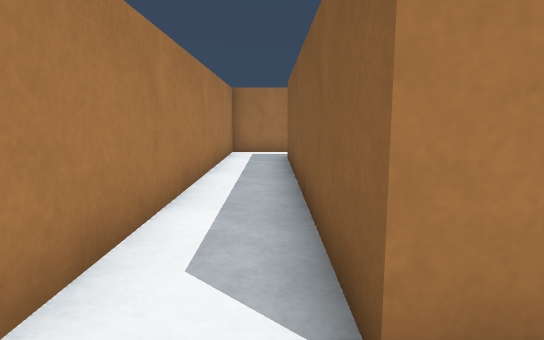
View 1 (above)

24 first-person views from a walk through a world built for the Webots simulator. The camera is 0.06 m above the floor, tilts 8° down and sees 75° across. The floor is counted in squares, 0.05 m on a side. Each view is taken from the middle of a square. On the plan, view 1 faces up. The plan holds only what a view shows up to about 14 squares ahead; the rest is blank. The place goes on beyond the plan. Robots are left out.

View 2
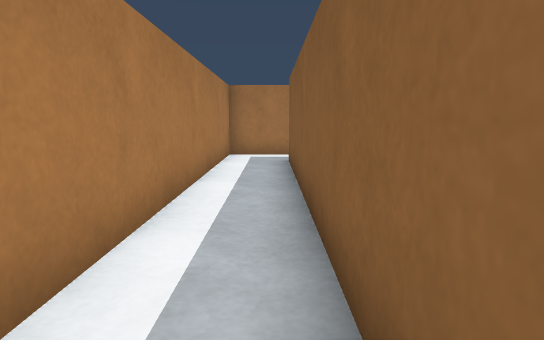

View 3
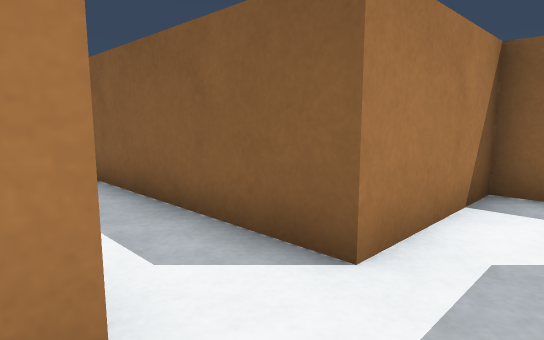

View 4
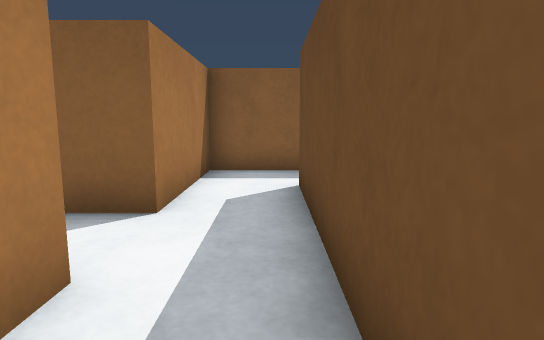

View 5
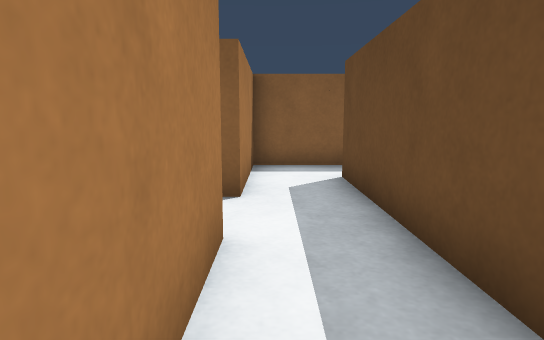

View 6
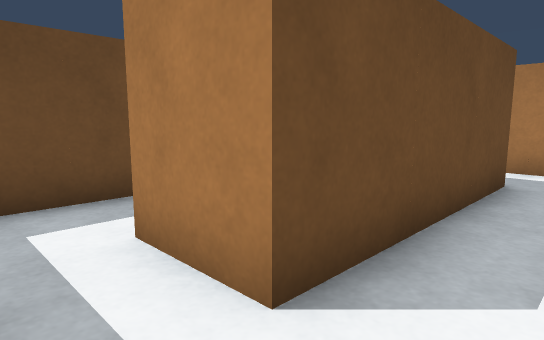

View 7
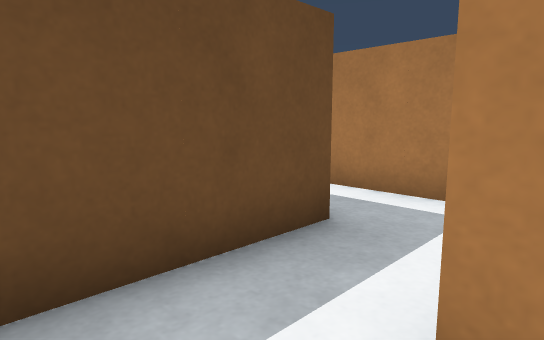

View 8
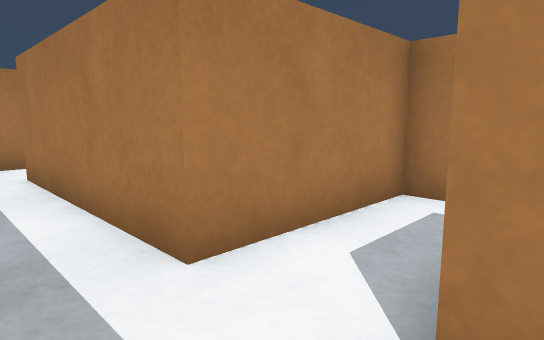

View 9
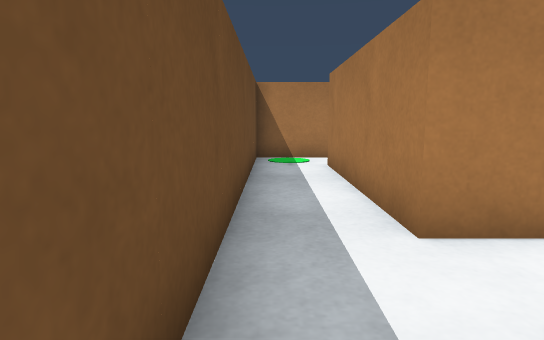

View 10
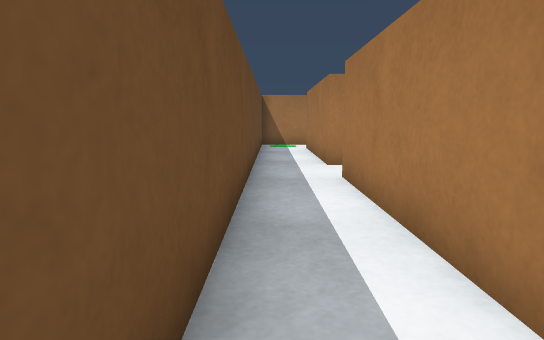

View 11
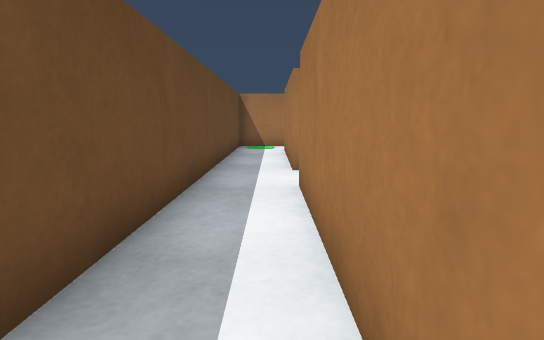

View 12
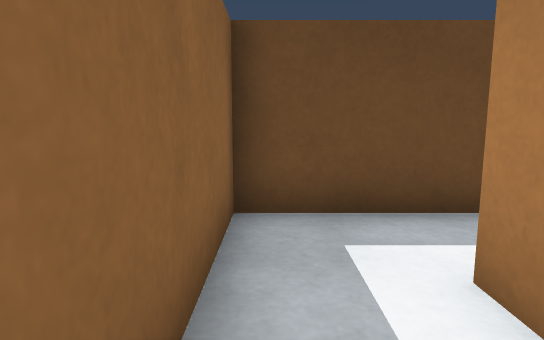

View 13
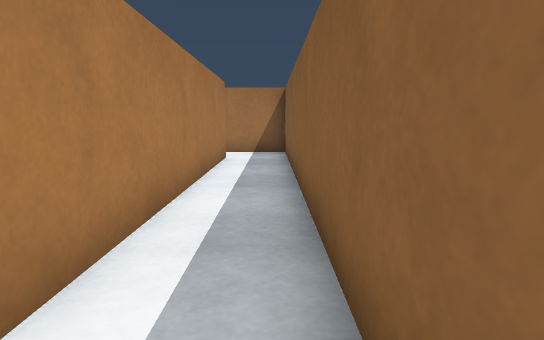

View 14
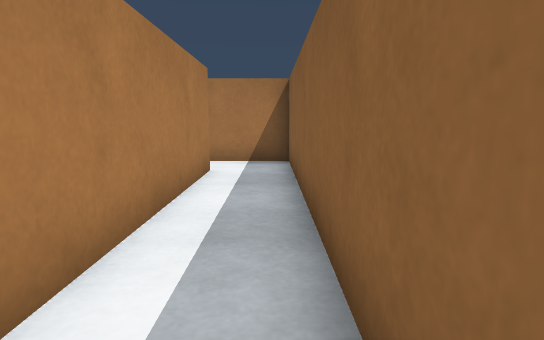

View 15
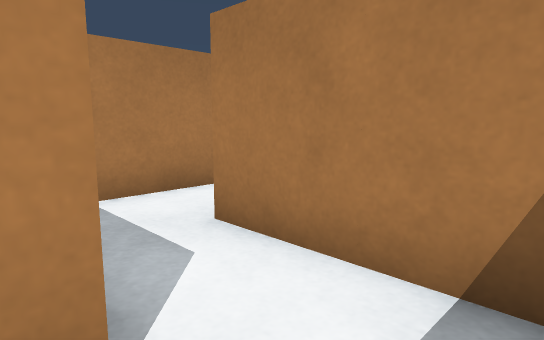

View 16
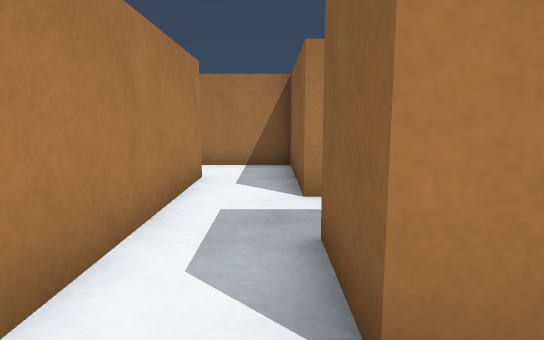

View 17
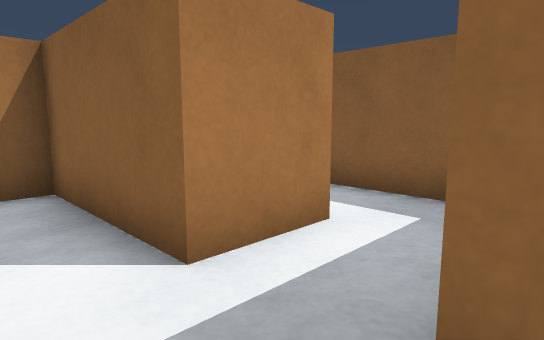

View 18
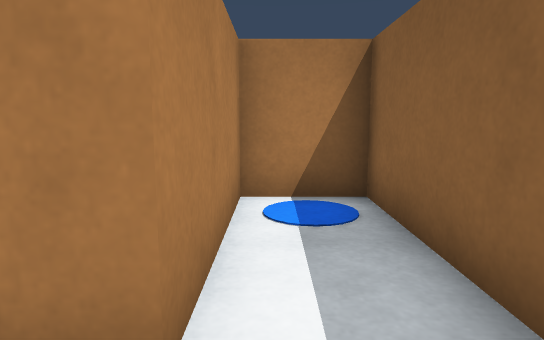

View 19
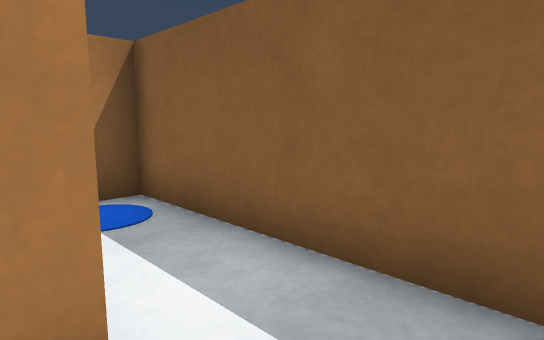

View 20
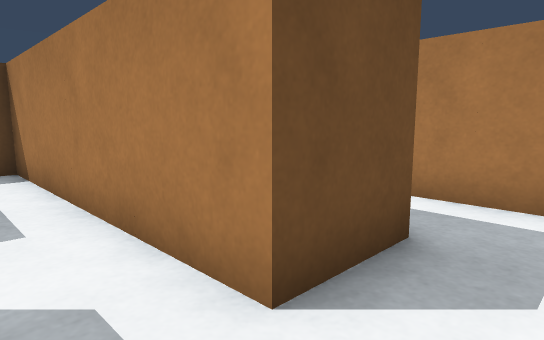

View 21
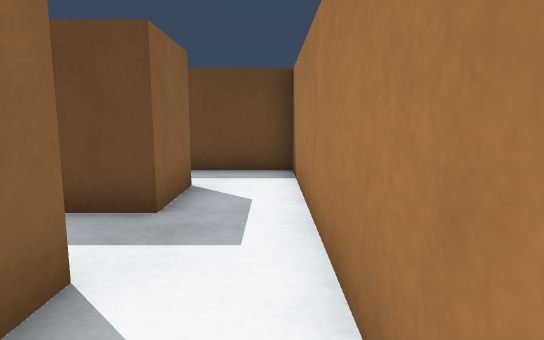

View 22
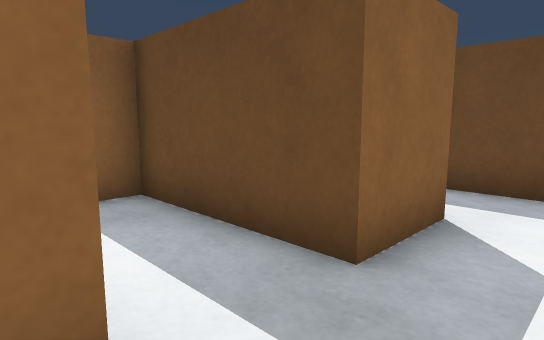

View 23
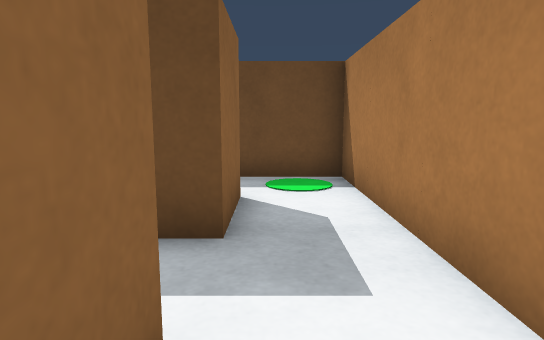

View 24
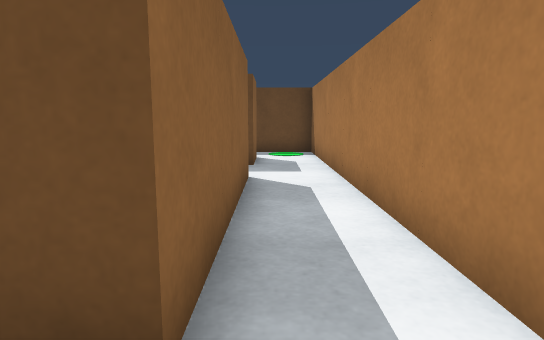

### Floor plan
Points are (right, up) in squares from view 1. A wall is a line through its corners. A room is listed if a view was taken in it or the views show most of it. See-through windows are left out.
Room 1 (views 1, 2, 3, 4, 5, 6, 7, 8, 9, 10, 11, 12, 13, 14, 15, 16, 17, 18, 19, 20, 21, 22, 23, 24)
walls: (-1.4, 1.5) (-4.5, 1.5); (-3.6, -0.5) (2.5, -0.5) (2.5, -2.5); (-0.8, -2.5) (-1.5, -2.5) (-1.5, -6.5) (-7.5, -6.5) (-7.5, -4.5) (-6.8, -4.5); (-5.5, -0.1) (-5.5, -1); (4.5, -1) (4.5, 1.5) (0.5, 1.5) (0.5, 11.5) (2.5, 11.5) (2.5, 3.5) (5.2, 3.5); (0.4, -4.5) (3.8, -4.5); (6.5, 3.6) (6.5, -6.5) (0.5, -6.5); (-7.5, -2.5) (-7.5, 3.5) (-6.8, 3.5); (-9.5, 3.2) (-9.5, -8.5) (8.5, -8.5) (8.5, 5.5) (4.5, 5.5) (4.5, 7.5) (8.5, 7.5) (8.5, 13.5) (6.5, 13.5) (6.5, 9.5) (4.5, 9.5) (4.5, 13.5) (-1.5, 13.5) (-1.5, 1.8)

Where each view was taken, in squares from view 1:
view 1: 0 up, 0 right, facing up
view 2: 1 up, 0 right, facing up
view 3: 0 up, 2 left, facing up-right
view 4: 0 up, 4 left, facing right
view 5: 1 up, 5 left, facing right
view 6: 1 up, 4 right, facing down-left
view 7: 2 down, 4 right, facing down-left
view 8: 8 down, 1 right, facing up-left
view 9: 8 down, 2 right, facing left
view 10: 8 down, 8 right, facing left
view 11: 7 down, 7 right, facing left
view 12: 4 down, 8 right, facing down
view 13: 8 down, 8 right, facing up
view 14: 5 down, 8 right, facing up
view 15: 3 up, 8 right, facing up-left
view 16: 4 up, 4 right, facing up
view 17: 7 up, 3 right, facing up-right
view 18: 8 up, 7 right, facing up
view 19: 8 up, 6 right, facing up-right
view 20: 13 up, 4 right, facing down-left
view 21: 12 up, 3 right, facing down
view 22: 10 up, 3 right, facing down-right
view 23: 1 down, 8 left, facing down
view 24: 5 up, 8 left, facing down
